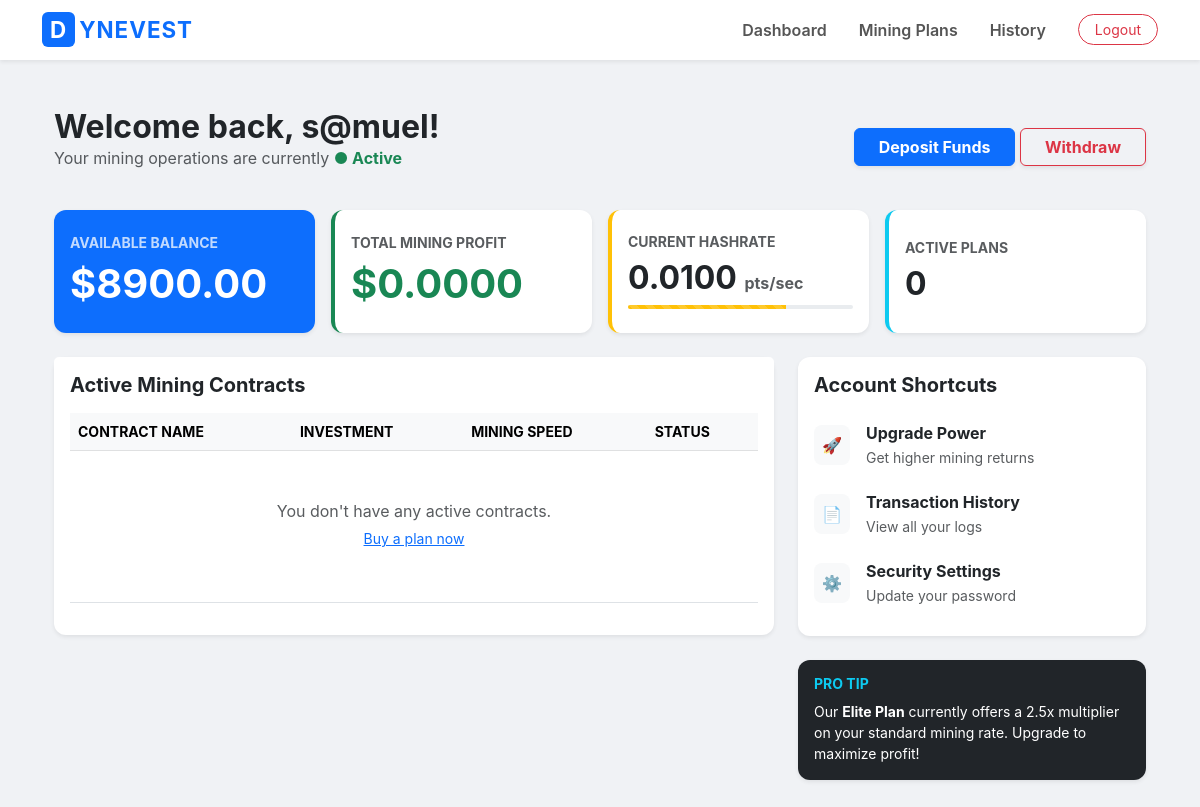
Before: /dashboard/ (signed in) with the older database file.
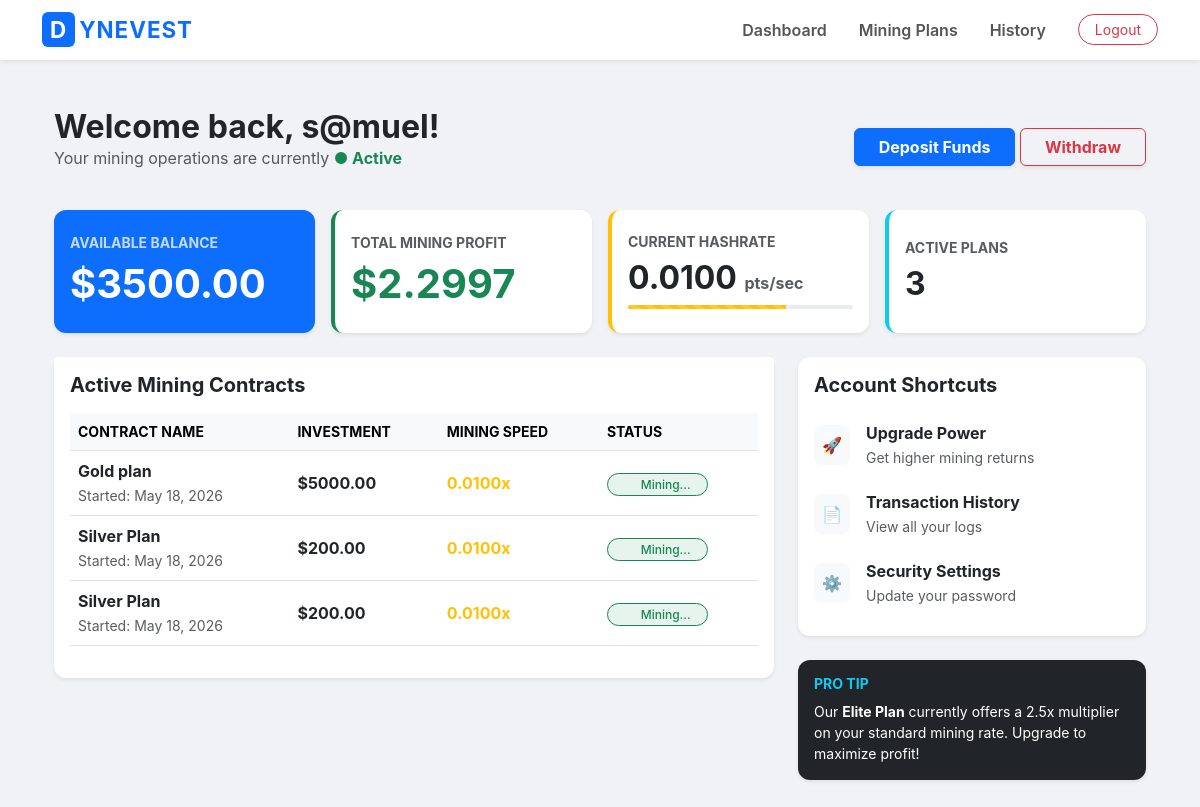
After: the same page with the newer database file.
### core/models.py (models this page shows, shortened)
class Profile(models.Model):
    user = models.OneToOneField(User, on_delete=models.CASCADE)
    balance = models.DecimalField(max_digits=12, decimal_places=2, default=0.00)
    total_profit = models.DecimalField(max_digits=12, decimal_places=2, default=0.00)
    mining_rate = models.DecimalField(max_digits=7, decimal_places=4, default=0.0100)

class Investment(models.Model):
    user = models.ForeignKey(User, on_delete=models.CASCADE)
    plan = models.ForeignKey(Plan, on_delete=models.CASCADE)
    amount = models.DecimalField(max_digits=12, decimal_places=2)
    is_active = models.BooleanField(default=True)
    created_at = models.DateTimeField(auto_now_add=True)

class Plan(models.Model):
    name = models.CharField(max_length=100)
    price = models.DecimalField(max_digits=12, decimal_places=2)
    duration_days = models.IntegerField(default=7)
    roi_percentage = models.DecimalField(max_digits=5, decimal_places=2)

### core/views.py (the view)
# urls.py: path('dashboard/', views.dashboard_view, name='dashboard'), # Our new Dashboard
@login_required
def dashboard_view(request):
    profile, created = Profile.objects.get_or_create(user=request.user)
    deposits = Deposit.objects.filter(user=request.user).order_by('-created_at')
    withdrawals = Withdrawal.objects.filter(user=request.user).order_by('-created_at')
    active_investments = Investment.objects.filter(user=request.user, is_active=True)
    total_profit_accumulator = Decimal('0.00')
    for inv in active_investments:
        time_delta = timezone.now() - inv.created_at
        days_active = time_delta.days
        seconds_active = time_delta.total_seconds()
        hours_active = Decimal(seconds_active) / Decimal('3600')
        if seconds_active > 0:
            daily_growth = inv.amount * profile.mining_rate
            earned = daily_growth * (hours_active / Decimal('24'))
            total_profit_accumulator += earned
    profile.total_profit = total_profit_accumulator.quantize(Decimal('0.0001'))
    profile.save()
    return render(request, 'core/dashboard.html', {
        'profile': profile,
        'deposits': deposits,
        'withdrawals': withdrawals,
        'active_investments': active_investments
    })

### core/templates/core/dashboard.html (shortened to what this page needs)
{% extends 'core/base.html' %}
{% block content %}
<div class="container py-4">
    <div class="d-flex flex-column flex-md-row justify-content-between align-items-md-center mb-4">
        <div>
            <h2 class="fw-bold text-dark mb-0">Welcome back, {{ request.user.username }}!</h2>
            <p class="text-muted">Your mining operations are currently <span class="text-success fw-bold">●
                    Active</span></p>
        </div>
        <div class="mt-3 mt-md-0">
            <a href="{% url 'deposit' %}" class="btn btn-primary px-4 shadow-sm fw-bold">Deposit Funds</a>
            <a href="{% url 'withdraw' %}" class="btn btn-outline-danger px-4 shadow-sm fw-bold">Withdraw</a>
        </div>
    </div>
    <div class="row g-3 mb-4">
        <div class="col-md-3">
            <div class="card border-0 shadow-sm bg-primary text-white h-100">
                <div class="card-body d-flex flex-column justify-content-center py-4">
                    <h6 class="text-uppercase small fw-bold opacity-75 mb-2">Available Balance</h6>
                    <h1 class="mb-0 fw-bold">${{ profile.balance }}</h1>
                </div>
            </div>
        </div>
        <div class="col-md-3">
            <div class="card border-0 shadow-sm h-100 border-start border-success border-4">
                <div class="card-body d-flex flex-column justify-content-center py-4">
                    <h6 class="text-uppercase small fw-bold text-muted mb-2">Total Mining Profit</h6>
                    <h1 class="mb-0 text-success fw-bold">${{ profile.total_profit }}</h1>
                </div>
            </div>
        </div>
        <div class="col-md-3">
            <div class="card border-0 shadow-sm h-100 border-start border-warning border-4">
                <div class="card-body d-flex flex-column justify-content-center py-4">
                    <h6 class="text-uppercase small fw-bold text-muted mb-2">Current Hashrate</h6>
                    <h2 class="mb-0 fw-bold text-dark">
                        {{ profile.mining_rate }} <small class="fs-6 text-muted">pts/sec</small>
                    </h2>
                    <div class="progress mt-2" style="height: 4px;">
                        <div class="progress-bar progress-bar-striped progress-bar-animated bg-warning"
                            style="width: 70%"></div>
                    </div>
                </div>
            </div>
        </div>
        <div class="col-md-3">
            <div class="card border-0 shadow-sm h-100 border-start border-info border-4">
                <div class="card-body d-flex flex-column justify-content-center py-4">
                    <h6 class="text-uppercase small fw-bold text-muted mb-2">Active Plans</h6>
                    <h2 class="mb-0 fw-bold text-dark">{{ active_investments.count }}</h2>
                </div>
            </div>
        </div>
    </div>
    <div class="row">
        <div class="col-lg-8">
            <div class="card border-0 shadow-sm mb-4">
                <div class="card-header bg-white py-3 border-bottom-0">
                    <h5 class="mb-0 fw-bold">Active Mining Contracts</h5>
                </div>
                <div class="card-body pt-0">
                    <div class="table-responsive">
                        <table class="table align-middle">
                            <thead class="table-light">
                                <tr class="small text-muted text-uppercase">
                                    <th>Contract Name</th>
                                    <th>Investment</th>
                                    <th>Mining Speed</th>
                                    <th>Status</th>
                                </tr>
                            </thead>
                            <tbody>
                                {% for inv in active_investments %}
                                <tr>
                                    <td>
                                        <div class="fw-bold text-dark">{{ inv.plan.name }}</div>
                                        <small class="text-muted">Started: {{ inv.created_at|date:"M d, Y" }}</small>
                                    </td>
                                    <td class="fw-bold">${{ inv.amount }}</td>
                                    <td>
                                        <span class="text-warning fw-bold">
                                             {{ profile.mining_rate }}x
                                        </span>
                                    </td>
                                    <td>
                                        <span
                                            class="badge rounded-pill bg-success bg-opacity-10 text-success border border-success px-3">
                                            Mining...
                                        </span>
                                    </td>
                                </tr>
                                {% empty %}
                                <tr>
                                    <td colspan="4" class="text-center py-5">
                                        <p class="text-muted mb-0">You don't have any active contracts.</p>
                                        <a href="{% url 'plans' %}" class="btn btn-link btn-sm">Buy a plan now</a>
                                    </td>
                                </tr>
                                {% endfor %}
                            </tbody>
                        </table>
                    </div>
                </div>
            </div>
        </div>
        <div class="col-lg-4">
            <div class="card border-0 shadow-sm mb-4">
                <div class="card-body">
                    <h5 class="fw-bold mb-3">Account Shortcuts</h5>
                    <div class="list-group list-group-flush">
                        <a href="{% url 'plans' %}"
                            class="list-group-item list-group-item-action border-0 px-0 d-flex align-items-center">
                            <div class="bg-light p-2 rounded-3 me-3">🚀</div>
                            <div>
                                <div class="fw-bold">Upgrade Power</div>
                                <small class="text-muted">Get higher mining returns</small>
                            </div>
                        </a>
                        <a href="{% url 'transactions' %}"
                            class="list-group-item list-group-item-action border-0 px-0 d-flex align-items-center">
                            <div class="bg-light p-2 rounded-3 me-3">📄</div>
                            <div>
                                <div class="fw-bold">Transaction History</div>
                                <small class="text-muted">View all your logs</small>
                            </div>
                        </a>
                        <a href="#"
                            class="list-group-item list-group-item-action border-0 px-0 d-flex align-items-center">
                            <div class="bg-light p-2 rounded-3 me-3">⚙️</div>
                            <div>
                                <div class="fw-bold">Security Settings</div>
                                <small class="text-muted">Update your password</small>
                            </div>
                        </a>
                    </div>
                </div>
            </div>
            <div class="card bg-dark text-white border-0 shadow-sm">
                <div class="card-body">
                    <h6 class="fw-bold small text-uppercase text-info">Pro Tip</h6>
                    <p class="small mb-0">Our <b>Elite Plan</b> currently offers a 2.5x multiplier on your standard
                        mining rate. Upgrade to maximize profit!</p>
                </div>
            </div>
        </div>
    </div>
</div>
{% endblock %}

### core/templates/core/base.html (shortened to what this page needs)
<!DOCTYPE html>
<html lang="en">
<head>
    <link href="https://cdn.jsdelivr.net/npm/bootstrap@5.3.0/dist/css/bootstrap.min.css" rel="stylesheet">
</head>
<body>
    <nav class="navbar navbar-expand-lg navbar-light bg-white shadow-sm sticky-top">
        <div class="container">
            <a class="navbar-brand fw-bold text-primary" href="{% url 'home' %}">
                <span class="bg-primary text-white px-2 py-1 rounded me-1">D</span>YNEVEST
            </a>
            <div class="collapse navbar-collapse" id="navbarNav">
                <ul class="navbar-nav ms-auto align-items-center">
                    {% if user.is_authenticated %}
                    <li class="nav-item"><a class="nav-link fw-semibold px-3" href="{% url 'dashboard' %}">Dashboard</a>
                    </li>
                    <li class="nav-item"><a class="nav-link fw-semibold px-3" href="{% url 'plans' %}">Mining Plans</a>
                    </li>
                    <li class="nav-item"><a class="nav-link fw-semibold px-3"
                            href="{% url 'transactions' %}">History</a></li>
                    <li class="nav-item ms-lg-3">
                        <form action="{% url 'logout' %}" method="post" class="m-0">
                            <button type="submit"
                                class="btn btn-outline-danger btn-sm px-3 rounded-pill">Logout</button>
                        </form>
                    </li>
                    {% endif %}
                </ul>
            </div>
        </div>
    </nav>
    <main class="container py-4">
        {% block content %}{% endblock content %}
    </main>
</body>
</html>

### core/templates/core/base.html (style rules this page uses)
body { background-color: #f8f9fa; }
.navbar { transition: all 0.3s; }
.nav-link { color: #555 !important; transition: 0.2s; }
.navbar-brand { font-size: 1.4rem; letter-spacing: 1px; }

### core/templates/core/dashboard.html (style rules this page uses)
body { background-color: #f0f2f5; font-family: 'Inter', sans-serif; }
.card { border-radius: 12px; }
.badge { font-weight: 500; }
.list-group-item { transition: all 0.2s; border-radius: 8px !important; margin-bottom: 5px; }

Changed rows visible on the page:
changed Profile: balance "8900.00" → "3500.00"; total_profit "0.0000" → "2.2997"
added Investment: plan.name "Gold plan", created_at "May 18, 2026", amount "5000.00", {{ profile.mining_rate }} "0.0100"
added Investment: plan.name "Silver Plan", created_at "May 18, 2026", amount "200.00", {{ profile.mining_rate }} "0.0100"
added Investment: plan.name "Silver Plan", created_at "May 18, 2026", amount "200.00", {{ profile.mining_rate }} "0.0100"
Other visible differences:
{{ active_investments.count }}: "0" → "3"
text no longer shown: "You don't have any active contracts. Buy a plan now"
